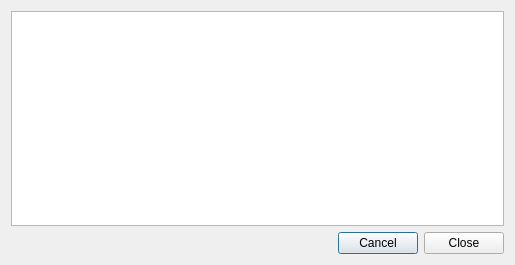
<?xml version="1.0" encoding="UTF-8"?>
<ui version="4.0">
 <class>ApplyDialog</class>
 <widget class="QDialog" name="ApplyDialog">
  <property name="geometry">
   <rect>
    <x>0</x>
    <y>0</y>
    <width>515</width>
    <height>265</height>
   </rect>
  </property>
  <property name="windowTitle">
   <string>Processing...</string>
  </property>
  <property name="windowIcon">
   <iconset resource="resources.qrc">
    <normaloff>:/images/resources/settings.png</normaloff>:/images/resources/settings.png</iconset>
  </property>
  <layout class="QVBoxLayout" name="verticalLayout">
   <item>
    <widget class="QTextEdit" name="textEdit">
     <property name="readOnly">
      <bool>true</bool>
     </property>
    </widget>
   </item>
   <item>
    <layout class="QHBoxLayout" name="horizontalLayout">
     <item>
      <spacer name="horizontalSpacer">
       <property name="orientation">
        <enum>Qt::Horizontal</enum>
       </property>
       <property name="sizeHint" stdset="0">
        <size>
         <width>40</width>
         <height>20</height>
        </size>
       </property>
      </spacer>
     </item>
     <item>
      <widget class="QPushButton" name="buttonCancel">
       <property name="text">
        <string>Cancel</string>
       </property>
      </widget>
     </item>
     <item>
      <widget class="QPushButton" name="buttonClose">
       <property name="text">
        <string>Close</string>
       </property>
      </widget>
     </item>
    </layout>
   </item>
  </layout>
 </widget>
 <resources>
  <include location="resources.qrc"/>
 </resources>
 <connections/>
</ui>
